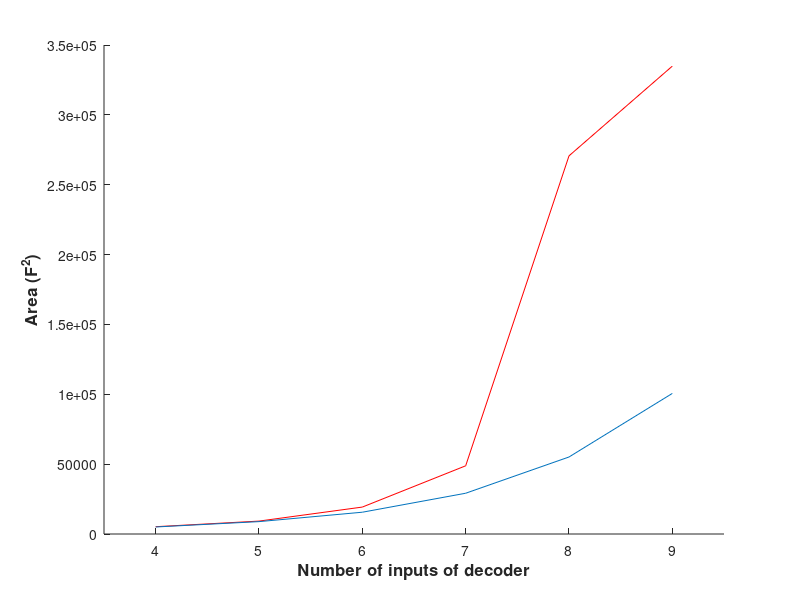

Write MATLAB code to recreate this figure. (Note: this script raises an error after producing the figure.)
function [] = decoder_area_calc()
p_lmin = 45e-9;
n_lmin = 45e-9;
p_wmin = 100e-9;
n_wmin = 100e-9;

a_inv = p_lmin*2*p_wmin + n_lmin*n_wmin;
a_2nand = 8*p_lmin*4*p_wmin;
a_2nor = 10*4*p_lmin*2*p_wmin;
a_3nand = 15*6*p_lmin*2*p_wmin;
a_3nor = 21*4*p_lmin*2*p_wmin;

a_2to4 = fa_2to4(1,1);
a_3to8 = fa_3to8(1,1,1);

a1_decoder4 = fa1_4(1,1,1,1);
a1_decoder5 = fa1_5(1,1,1,1);
a1_decoder6 = fa1_6(1,1,1,1,1);
a1_decoder7 = fa1_7(1,1,1,1,1,1);
a1_decoder8 = fa1_8(1,1,1,1,1,1,1);
a1_decoder9 = fa1_9(1,1,1,1,1,1,1);

a1 = [a1_decoder4,a1_decoder5,a1_decoder6,a1_decoder7,a1_decoder8,a1_decoder9]
a2 = [fa2_4(),fa2_5(),fa2_6(),fa2_7(),fa2_8(),fa2_9()]

close all
figure
hold on
plot([4:9],a1/(45e-9*45e-9),'r')
plot([4:9],a2/(45e-9*45e-9))

xlim([3.5,9.5])
ylabel('Area (F^2)','FontSize', 12,'FontWeight','bold')
xlabel('Number of inputs of decoder','interpreter','none','FontSize', 12,'FontWeight','bold')

a2 = [a_2to4,a_3to8,a2]'
save('./DecoderDesign/decoder_area.mat','a2') 


function [a] = fa_2to4(m1,m2)
  a = m2*2*1.2*a_inv + m2*a_inv + 4*a_2nand + m1*4*a_2nor;  
end

function [a] = fa_3to8(m1,m2,m3)
  a = m3*3*1.2*a_inv + m2*a_inv + m2*8*a_2nand + m1*8*a_2nor; 
end

function [a] = fa1_4(m1,m2,m3,m4)
  a = m4*a_inv + fa_2to4(m4,2*m3) + 4*fa_2to4(m2,m1) + m2*a_inv*4*4; 
end

function [a] = fa1_5(m1,m2,m3,m4)
  a = m4*a_inv + fa_2to4(m4,2*m3) + 4*fa_3to8(m3,m2,m1) + m2*a_inv*4*4; 
end

function [a] = fa1_6(m1,m2,m3,m4,m5)
  a = m4*a_inv +fa_3to8(m5,2*m4,4*m3) + 8*fa_3to8(m3,m2,m1) + m2*a_inv*8*8; 
end

function [a] = fa1_7(m1,m2,m3,m4,m5,m6)
  a = fa1_4(m3*8,4*m4,2*m5,m6) + 16*fa_3to8(m3,m2,m1) + m2*a_inv*16*16; 
end

function [a] = fa1_8(m1,m2,m3,m4,m5,m6,m7)
  a = fa1_4(m4*8,4*m5,2*m6,m7) + 16*fa1_4(m1,m2,m3,16*m4); 
end

function [a] = fa1_9(m1,m2,m3,m4,m5,m6,m7)
  a = fa1_4(m4*8,4*m5,2*m6,m7) + 16*fa1_5(m1,m2,m3,16*m4); 
end

function [a] = fa2_4()
  a = 2*a_inv + 2*fa_2to4(1,1) + 16*a_2nor + 16*a_inv*1.2; 
end

function [a] = fa2_5()
  a = 2*a_inv + fa_2to4(1,1) + fa_3to8(1,1,1) + 32*a_2nor + 8*a_inv*1.2 + 4*a_inv*2; 
end

function [a] = fa2_6()
  a = 2*a_inv + 2*fa_3to8(1,1,1) + 64*a_2nor + 16*a_inv*1.5; 
end

function [a] = fa2_7()
  a = 2*a_inv + 2*fa_2to4(1,1) + fa_3to8(1,1,1) + 128*a_2nor + 16*a_inv*2 + 16*a_inv*4 + 16*a_inv*16; 
end

function [a] = fa2_8()
  a = 2*a_inv + fa_2to4(1,1) + 2*fa_3to8(1,1,1) + 265*a_2nor + 20*a_inv*2 + 20*a_inv*4 + 20*a_inv*16; 
end

function [a] = fa2_9()
  a = 2*a_inv + 3*fa_3to8(1,1,1) + 512*a_2nor + 24*a_inv*2 + 24*a_inv*4 + 24*a_inv*16; 
end



end
